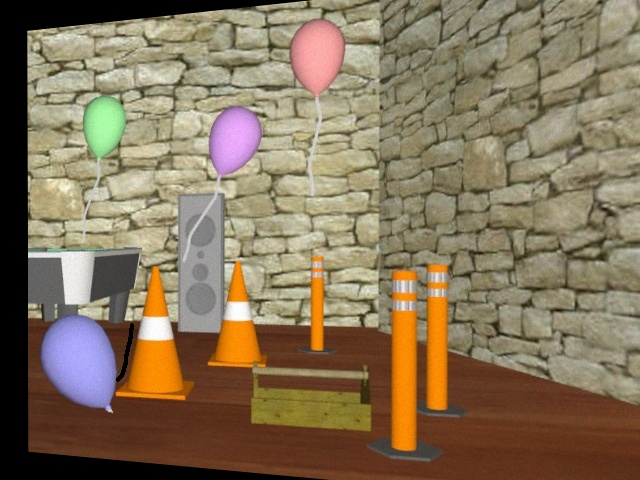
#> input picture Assignment2_Disparity_Map/relative_height_result/mask/1_a.png, 640 x 480 px, given in place of 1_a.jpg, which was not available
$ python partB_relative_height.py   (Python 2 division)
#> lines starting #> are read from the running program, lines starting #| are printed output that depends on the picture; after the words box and inside, x2 and y2 are one past the last pixel; in counts of white or black regions, pixels touching at a corner belong together; pictures that were not available may be replaced by others from this repository, and a replacement may not be noted
import numpy as np
import cv2


def corner_detection(img1, img2):
    # use SIFT to do corner detection
    sift = cv2.xfeatures2d.SIFT_create()

    # find the keypoints and descriptors with SIFT
    kp1, des1 = sift.detectAndCompute(img1, None)
    kp2, des2 = sift.detectAndCompute(img2, None)

    bf = cv2.BFMatcher()
    matches = bf.knnMatch(des1, des2, k=2)

    # store all the good matches as per Lowe's ratio test
    good = []
    for m, n in matches:
        if m.distance < 0.9 * n.distance:
            good.append(m)

    pts1 = np.float32([kp1[m.queryIdx].pt for m in good])
    pts2 = np.float32([kp2[m.trainIdx].pt for m in good])
    return pts1, pts2


def fundamental_matrix_estimation(pts1, pts2):
    # find the fundamental matrix
    # Use RANSAC algorithm
    # 2 -> the maximum distance from a point to an epipolar line in pixels
    # 0.999 -> the level of confidence
    F, mask = cv2.findFundamentalMat(pts1, pts2, cv2.RANSAC, 2, 0.9999)

    # Select only inlier points
    pts1 = pts1[mask.ravel() == 1]
    pts2 = pts2[mask.ravel() == 1]
    return pts1, pts2, F


def epipolar_lines(file_number, img1_ori, img2_ori, pts1, pts2, F, show_epi_result=False, write_result=False,
                   pts_number=4):
    # random sampling pts_number pairs of matches
    index = np.random.choice(pts1.shape[0], pts_number, replace=False)
    pts1 = pts1[index]
    pts2 = pts2[index]
    img1 = img1_ori.copy()
    img2 = img2_ori.copy()

    def drawlines(img1, img2, lines, pts1, pts2):
        ''' img1 - image on which we draw the epilines for the points in img2
            lines - corresponding epilines '''
        row, col, channel = img1.shape
        for r, pt1, pt2 in zip(lines, pts1, pts2):
            color = tuple(np.random.randint(0, 255, 3).tolist())
            x0, y0 = map(int, [0, -r[2] / r[1]])
            x1, y1 = map(int, [col, -(r[2] + r[0] * col) / r[1]])
            img1 = cv2.line(img1, (x0, y0), (x1, y1), color, 3)
            img1 = cv2.circle(img1, tuple(pt1), 6, color, -1)
            img2 = cv2.circle(img2, tuple(pt2), 6, color, -1)
        return img1, img2

    # Find epilines corresponding to points in right image (second image) and
    # drawing its lines on left image
    lines1 = cv2.computeCorrespondEpilines(pts2.reshape(-1, 1, 2), 2, F)
    lines1 = lines1.reshape(-1, 3)
    img1_epi, img2_corner = drawlines(img1, img2, lines1, pts1, pts2)

    # Find epilines corresponding to points in left image (first image) and
    # drawing its lines on right image
    lines2 = cv2.computeCorrespondEpilines(pts1.reshape(-1, 1, 2), 1, F)
    lines2 = lines2.reshape(-1, 3)
    img2_epi, img1_corner = drawlines(img2, img1, lines2, pts2, pts1)

    epi_result = np.hstack((img1_epi, img2_epi))
    if show_epi_result:
        cv2.imshow("epipolar_result", epi_result)
        cv2.waitKey(0)
    if write_result:
        cv2.imwrite("relative_height_result/epipolar_line/{}.jpg".format(file_number), epi_result)


def image_rectification(file_number, img1, img2, pts1, pts2, F, show_rect_result=False, write_result=False):
    height, width, channel = img1.shape
    rect_canvas_size = (width, height)
    retBool, rectmat1, rectmat2 = cv2.stereoRectifyUncalibrated(pts1, pts2, F, rect_canvas_size)

    img1_rect = cv2.warpPerspective(img1, rectmat1, rect_canvas_size)
    img2_rect = cv2.warpPerspective(img2, rectmat2, rect_canvas_size)

    if show_rect_result:
        rect_result = np.hstack((img1_rect, img2_rect))
        cv2.imshow("rect_result", rect_result)
        cv2.waitKey(0)

    if write_result:
        cv2.imwrite("relative_height_result/rectified_images/{}_a.jpg".format(file_number), img1_rect)
        cv2.imwrite("relative_height_result/rectified_images/{}_b.jpg".format(file_number), img2_rect)

    return img1_rect, img2_rect


def disparity_map(file_number, img1, img2, show_result=False, write_result=False):
    if file_number == 1:
        blockSize = 3
        stereo = cv2.StereoSGBM_create(minDisparity=-32,
                                       numDisparities=64,
                                       blockSize=blockSize,
                                       P1=8 * 3 * blockSize * blockSize,
                                       P2=32 * 3 * blockSize * blockSize,
                                       disp12MaxDiff=1,
                                       preFilterCap=15,
                                       uniquenessRatio=5,
                                       speckleWindowSize=50,
                                       speckleRange=2,
                                       mode=1
                                       )
    elif file_number == 2:
        blockSize = 7
        stereo = cv2.StereoSGBM_create(minDisparity=-128,
                                       numDisparities=256,
                                       blockSize=blockSize,
                                       P1=4 * 3 * blockSize * blockSize,
                                       P2=64 * 3 * blockSize * blockSize,
                                       disp12MaxDiff=1,
                                       # preFilterCap=15,
                                       uniquenessRatio=5,
                                       # speckleWindowSize=100,
                                       # speckleRange=2,
                                       mode=1
                                       )

    elif file_number == 3:
        blockSize = 3
        stereo = cv2.StereoSGBM_create(minDisparity=-16,
                                       numDisparities=32,
                                       blockSize=blockSize,
                                       P1=16 * 3 * blockSize * blockSize,
                                       P2=32 * 3 * blockSize * blockSize,
                                       disp12MaxDiff=2,
                                       preFilterCap=15,
                                       uniquenessRatio=5,
                                       speckleRange=2,
                                       mode=1
                                       )
    disp = stereo.compute(img1, img2) / 16
    disp = ((disp - np.min(disp)) * 255 / (np.max(disp) - np.min(disp))).astype('uint8')
    if show_result:
        cv2.imshow("disp", disp)
        cv2.waitKey(0)
    if write_result:
        cv2.imwrite("relative_height_result/disparity/{}.jpg".format(file_number), disp)
    return disp


def grabcut(img_ori, rect, name, manual_mask=None, show_result=False):
    img = img_ori.copy()
    # initialize mask, background model, foreground model
    mask = np.zeros(img.shape[:2], np.uint8)
    bgdModel = np.zeros((1, 65), np.float64)
    fgdModel = np.zeros((1, 65), np.float64)

    cv2.grabCut(img, mask, rect, bgdModel, fgdModel, 5, cv2.GC_INIT_WITH_RECT)

    if manual_mask is not None:
        # if a manual marked mask are given to the image
        # wherever it is marked white (sure foreground), change mask=1
        # wherever it is marked black (sure background), change mask=0
        mask[manual_mask == 0] = 0
        mask[manual_mask == 255] = 1
        cv2.grabCut(img, mask, None, bgdModel, fgdModel, 5, cv2.GC_INIT_WITH_MASK)

    # change mask=0 (sure background), mask=2 (probable background) into value 0
    mask = np.where((mask == 2) | (mask == 0), 0, 1).astype('uint8')
    img = img * mask[:, :, np.newaxis]
    if show_result:
        cv2.imshow(name, img)
        cv2.waitKey(0)
    return mask


def find_mask_two_object(file_number, img, show_result=False):
    if file_number == 1:
        traffic_cone_rect_left = (110, 255, 90, 155)
        traffic_cone_rect_right = (200, 250, 75, 125)
        img_name = 'traffic_cone'
        traffic_cone_mask = cv2.imread("relative_height_result/mask/1_a.png", 0)
        mask1 = grabcut(img, traffic_cone_rect_left, img_name, traffic_cone_mask, show_result=show_result)
        mask2 = grabcut(img, traffic_cone_rect_right, img_name, show_result=show_result)
    elif file_number == 2:
        bottle_rect_left = (235, 580, 300, 350)
        bottle_rect_right = (570, 160, 400, 600)
        img_name = 'bottle'
        bottle_mask = cv2.imread("relative_height_result/mask/2_a.png", 0)
        mask1 = grabcut(img, bottle_rect_left, img_name, show_result=show_result)
        mask2 = grabcut(img, bottle_rect_right, img_name, bottle_mask, show_result=show_result)
    elif file_number == 3:
        statue_rect_left = (175, 75, 240, 350)
        stone_rect_right = (745, 320, 125, 125)
        img_name = 'statue_stone'
        statue_stone_mask = cv2.imread("relative_height_result/mask/3_a.png", 0)
        mask1 = grabcut(img, statue_rect_left, img_name, statue_stone_mask, show_result=show_result)
        mask2 = grabcut(img, stone_rect_right, img_name, show_result=show_result)
    return mask1, mask2


def relative_height(file_number, disp, mask1, mask2):
    # pixel height measured from the rectified images
    if file_number == 1:
        pixel_height1 = 130
        pixel_height2 = 105
    if file_number == 2:
        pixel_height1 = np.sqrt(70 ** 2 + 270 ** 2)
        pixel_height2 = np.sqrt(140 ** 2 + 540 ** 2)
    if file_number == 3:
        pixel_height1 = 325
        pixel_height2 = 105
    '''
    disparity = B*f/Z, where Z is the depth
    disparity1/disparity2 = Z2/Z1
    real_height = pixel_height/focal_length*Z
    real_height1/real_height2 = pixel_height1*Z1/(pixel_height2*Z2)
    '''

    def select_representative(disp):
        values = disp[disp > 0]
        # select median as the representative disparity value
        # more robust against noise
        representative = np.median(values)
        return representative

    # first find out the representative of the disparity of the left object
    disparity1 = select_representative(disp * mask1)
    disparity2 = select_representative(disp * mask2)
    '''
    # Result of the real height ratio
    # image 1, two traffic cones: 1.0146
    # image 2, two bottles: 0.3767
    # image 3, statue and stone: 2.4182
    '''
    real_height_ratio = pixel_height1 / pixel_height2 * (disparity2 / disparity1)
    print("%.4f" % real_height_ratio)


def main():
    file_number = 1
    show_result = False
    write_result = False
    test_mode = False
    if test_mode:
        img1 = cv2.imread("test/scene1.row3.col1.ppm")
        img2 = cv2.imread("test/scene1.row3.col5.ppm")
    else:
        img1 = cv2.imread("relative_height/{}_a.jpg".format(file_number))
#> img1 is the input picture: shape (480, 640, 3); mean B, G, R 90.3, 116.3, 133.6
        img2 = cv2.imread("relative_height/{}_b.jpg".format(file_number))
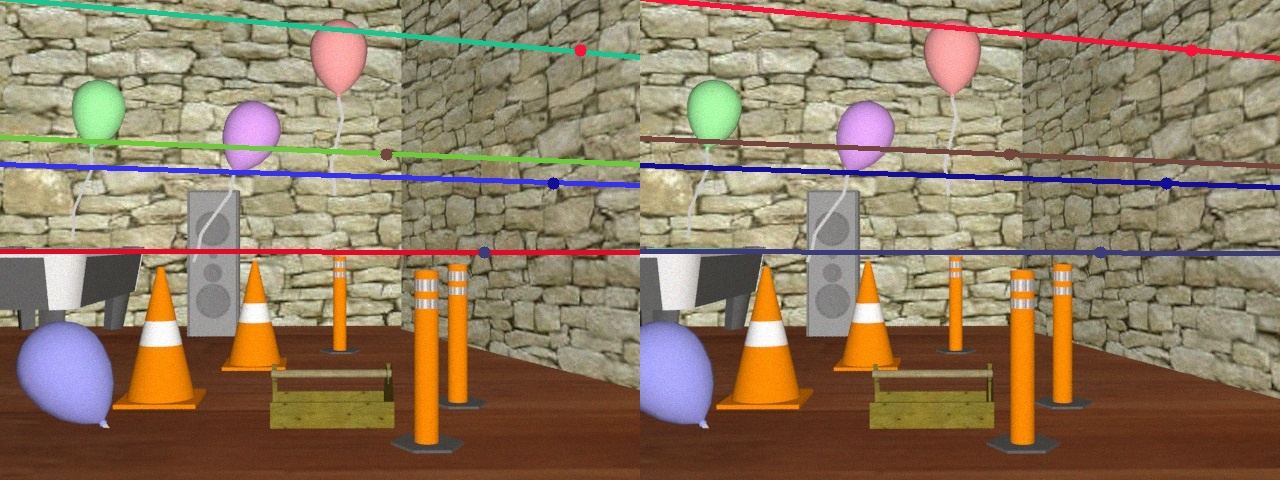
#> input picture Assignment2_Disparity_Map/relative_height_result/epipolar_line/1.jpg, 1280 x 480 px, given in place of 1_b.jpg, which was not available
#> img2 is the input picture: shape (480, 1280, 3); mean B, G, R 98.2, 123.2, 142.9

    pts1, pts2 = corner_detection(img1, img2)
#> in corner_detection, `kp1, des1 = sift.detectAndCompute(img1, None)`: kp1 = 3458 keypoints; strongest (x, y, size): (30, 255, 4.1), (29, 178, 2.2), (109, 410, 3.5), (238, 311, 14.6)
#> in corner_detection, `kp2, des2 = sift.detectAndCompute(img2, None)`: kp2 = 7103 keypoints; strongest (x, y, size): (161, 335, 21.8), (804, 167, 3.4), (63, 280, 28), (862, 266, 2.9)
#> in corner_detection, `matches = bf.knnMatch(des1, des2, k=2)`: matches = 3458 matches
#> after the loop in corner_detection, `for m, n in matches:`: good = 2050 matches
#> in corner_detection, `pts1 = np.float32([kp1[m.queryIdx].pt for m in good])`: pts1 = 2050 pairs, first value 28.59 to 637.1, second value 4.24 to 459.6
#> in corner_detection, `pts2 = np.float32([kp2[m.trainIdx].pt for m in good])`: pts2 = 2050 pairs, first value 13.15 to 1275.4, second value 5.42 to 451.7
    pts1, pts2, F = fundamental_matrix_estimation(pts1, pts2)
#> in fundamental_matrix_estimation, `F, mask = cv2.findFundamentalMat(pts1, pts2, cv2.RANSAC, 2, 0.9999)`: F = [[-7.11e-09, -1.95e-07, 3.51e-05], [1.3e-05, -8.82e-07, 0.0269], [-0.00331, -0.0305, 1]]; mask = 2050 values, max 1 at index 5, min 0 at index 0, mean 0.899
#> in fundamental_matrix_estimation, `pts1 = pts1[mask.ravel() == 1]`: pts1 = 1842 pairs, first value 37.52 to 632.7, second value 4.24 to 459.6
#> in fundamental_matrix_estimation, `pts2 = pts2[mask.ravel() == 1]`: pts2 = 1842 pairs, first value 13.15 to 1234.9, second value 5.42 to 451.7

    epipolar_lines(file_number, img1, img2, pts1, pts2, F,
                   show_epi_result=show_result, write_result=write_result)
#> in epipolar_lines, `pts1 = pts1[index]`: pts1 = [[539.4, 54.4], [64.71, 199.2], [598.6, 21.29], [372, 271.5]]
#> in epipolar_lines, `pts2 = pts2[index]`: pts2 = [[547.4, 71.22], [48.34, 192.3], [597.4, 46.05], [395, 270.9]]
#> in epipolar_lines, `lines1 = cv2.computeCorrespondEpilines(pts2.reshape(-1, 1, 2), 2, F)`: lines1 = [[-0.0776, -0.997, 95.3], [-0.0265, -1, 201], [-0.0882, -0.996, 73.34], [0.00655, -1, 269.1]]
#> the loop in drawlines, `for r, pt1, pt2 in zip(lines, pts1, pts2):` made 4 passes
#> (r, pt1, pt2, color, y0, y1) on passes 1 to 4: ([-0.0776, -0.997, 95.3], [539.4, 54.4], [547.4, 71.22], (28, 244, 64), 95, 45), ([-0.0265, -1, 201], [64.71, 199.2], [48.34, 192.3], (202, 124, 141), 201, 184), ([-0.0882, -0.996, 73.34], [598.6, 21.29], [597.4, 46.05], (235, 2, 165), 73, 16), ([0.00655, -1, 269.1], [372, 271.5], [395, 270.9], (199, 87, 222), 269, 273)
#> after the loop in drawlines, `for r, pt1, pt2 in zip(lines, pts1, pts2):`: img1: shape (480, 640, 3); mean B, G, R 92.6, 115.4, 133.7
#> after the loop in drawlines, `for r, pt1, pt2 in zip(lines, pts1, pts2):`:
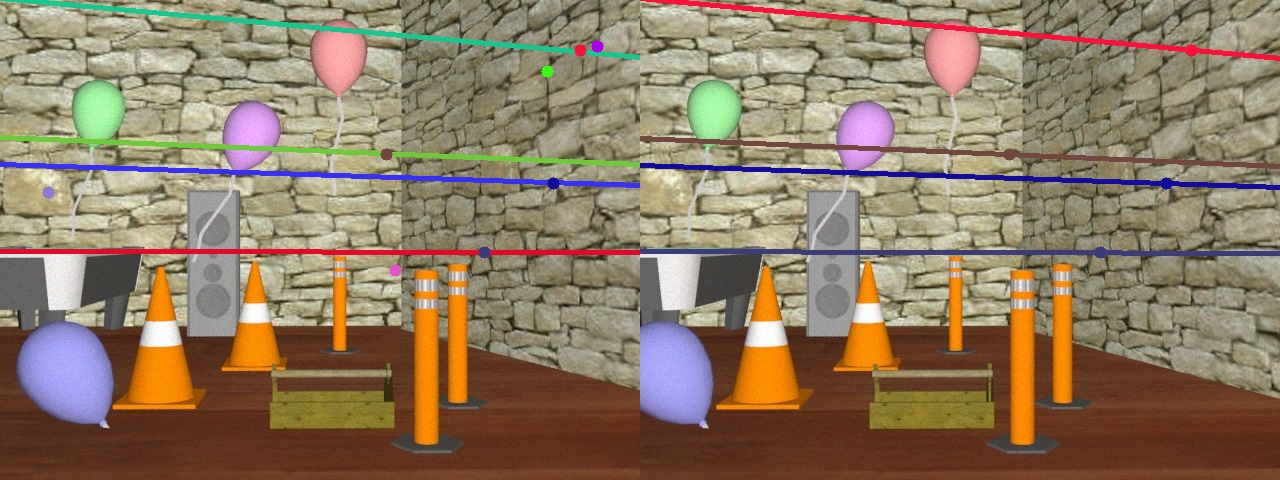
#> img2: shape (480, 1280, 3); mean B, G, R 98.3, 123.1, 142.9
#> in epipolar_lines, `lines2 = cv2.computeCorrespondEpilines(pts1.reshape(-1, 1, 2), 1, F)`: lines2 = [[0.000611, 1, -72.27], [-0.000149, 1, -192.2], [0.000771, 1, -47.08], [-0.000646, 1, -270.6]]
#> the loop in drawlines (call 2), `for r, pt1, pt2 in zip(lines, pts1, pts2):` made 4 passes
#> (r, pt1, pt2, color, y0, y1) on passes 1 to 4: ([0.000611, 1, -72.27], [547.4, 71.22], [539.4, 54.4], (209, 3, 111), 72, 71), ([-0.000149, 1, -192.2], [48.34, 192.3], [64.71, 199.2], (226, 80, 243), 192, 192), ([0.000771, 1, -47.08], [597.4, 46.05], [598.6, 21.29], (82, 50, 189), 47, 46), ([-0.000646, 1, -270.6], [395, 270.9], [372, 271.5], (234, 210, 28), 270, 271)
#> pass 1, in drawlines (call 2), `img1 = cv2.circle(img1, tuple(pt1), 6, color, -1)`:
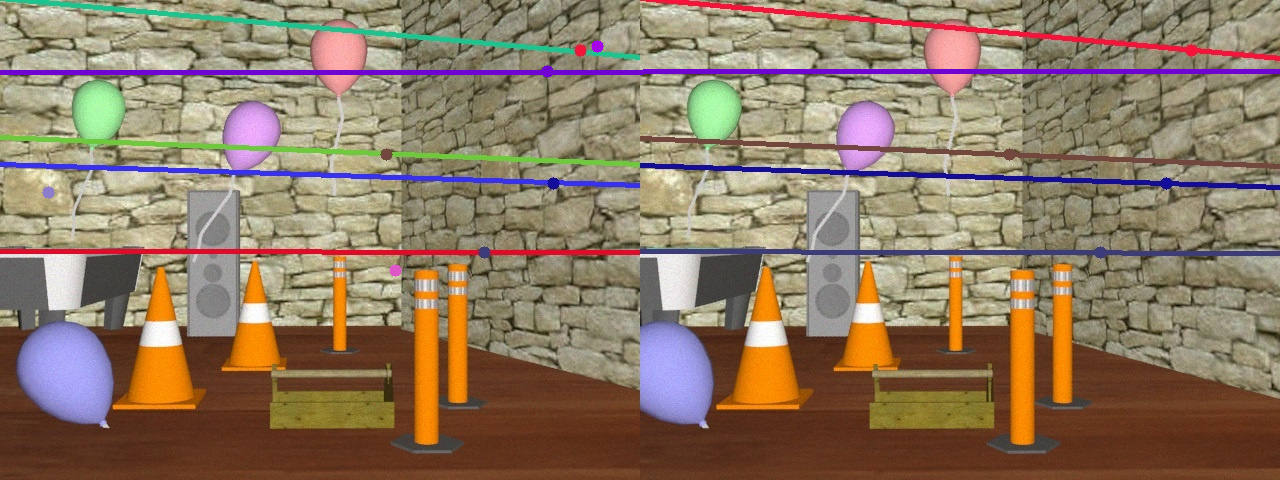
#> img1: shape (480, 1280, 3); mean B, G, R 99.2, 121.6, 142.4
#> after the loop in drawlines (call 2), `for r, pt1, pt2 in zip(lines, pts1, pts2):`:
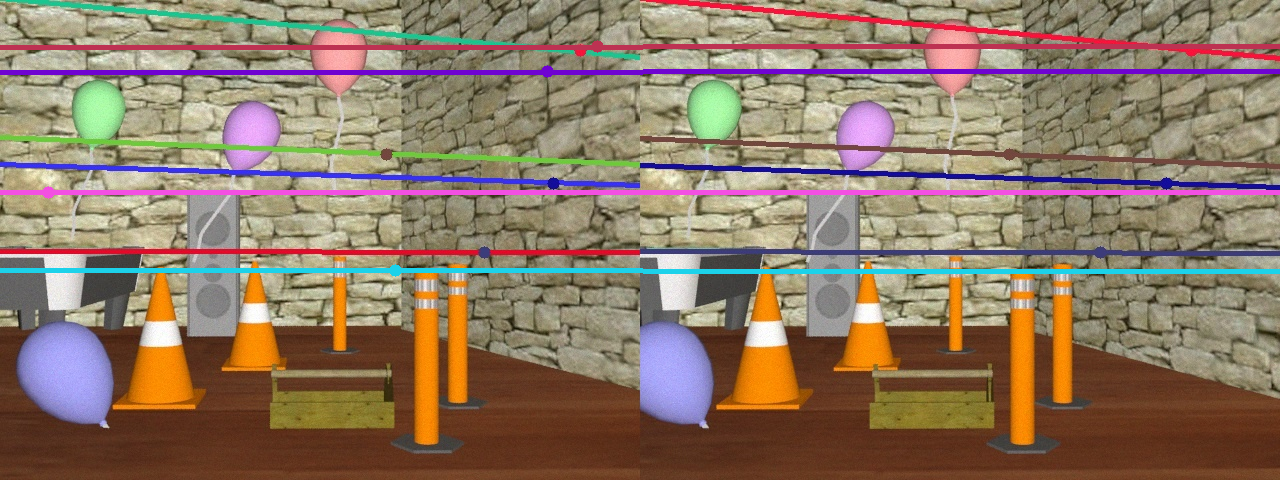
#> img1: shape (480, 1280, 3); mean B, G, R 101.3, 120.9, 142.5
#> after the loop in drawlines (call 2), `for r, pt1, pt2 in zip(lines, pts1, pts2):`:
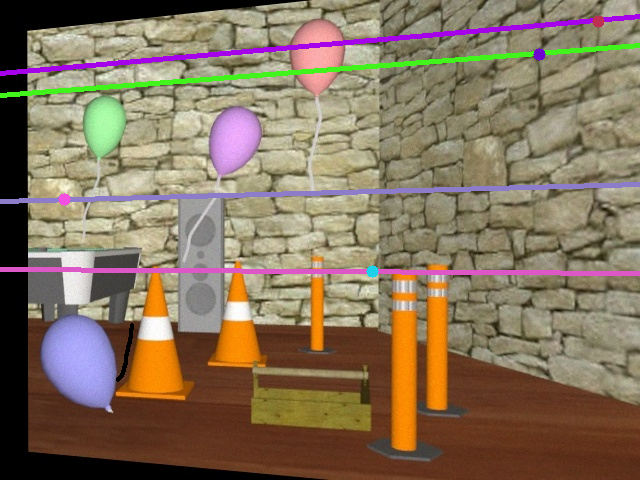
#> img2: shape (480, 640, 3); mean B, G, R 92.7, 115.4, 133.7
#> in epipolar_lines, `epi_result = np.hstack((img1_epi, img2_epi))`:
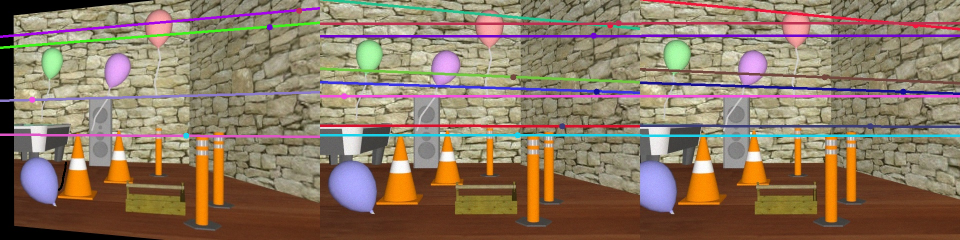
#> epi_result: shape (480, 1920, 3) (shown at 1/2 size); mean B, G, R 98.4, 119.1, 139.6
    img1_rect, img2_rect = image_rectification(file_number, img1, img2, pts1, pts2, F,
                                               show_rect_result=show_result, write_result=write_result)
#> in image_rectification, `retBool, rectmat1, rectmat2 = cv2.stereoRectifyUncalibrated(pts1, pts2..`: retBool = True; rectmat1 = [[-0.0386, 0.00419, -2.16], [-0.00331, -0.0305, 1.01], [-1.3e-05, 8.81e-07, -0.0269]]; rectmat2 = [[1, 0.000452, -0.756], [0.00107, 1, -0.342], [6.33e-06, 2.86e-09, 0.998]]
    disp = disparity_map(file_number, img1_rect, img2_rect, show_result=show_result, write_result=write_result)
    mask1, mask2 = find_mask_two_object(file_number, img1_rect, show_result=show_result)
#> in find_mask_two_object, `mask1 = grabcut(img, traffic_cone_rect_left, img_name, traffic_cone_ma..`: mask1: shape (480, 640); values 0 (black) and 1 (white), 2.7% white; 3 white regions (1 under 20 px), largest, box (x1, y1, x2, y2) and area: (110, 322, 182, 410) 4612, (124, 255, 200, 310) 3702
#> in find_mask_two_object, `mask2 = grabcut(img, traffic_cone_rect_right, img_name, show_result=sh..`:
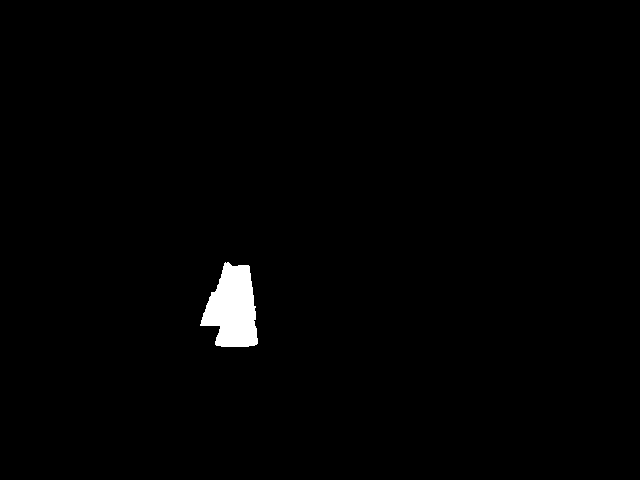
#> mask2: shape (480, 640); values 0 (black) and 1 (white), 1.1% white; 1 white region, box (x1, y1, x2, y2) and area: (200, 262, 258, 347) 3360
    relative_height(file_number, disp, mask1, mask2)
#> in select_representative, `values = disp[disp > 0]`: values = 2515 values, max 255 at index 1014, min 3 at index 582, mean 173.5
#> in select_representative, `representative = np.median(values)`: representative = 207
#> in relative_height, `disparity2 = select_representative(disp * mask2)`: disparity2 = 83
#> in relative_height, `real_height_ratio = pixel_height1 / pixel_height2 * (disparity2 / disp..`: real_height_ratio = 0.401
#| 0.4010


if __name__ == "__main__":
    main()
